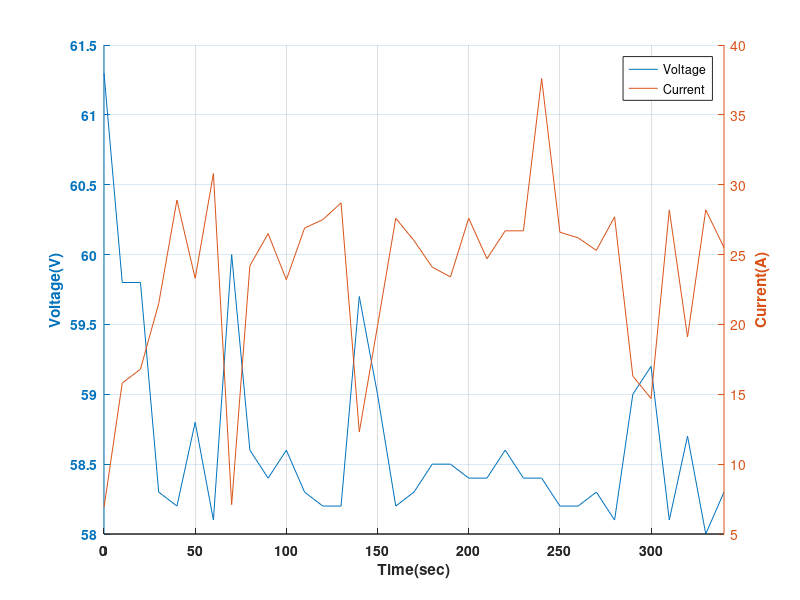

The MATLAB source for this figure:
clc;
clear all;
close all;
voltage = [61.3 59.8 59.8 58.3 58.2 58.8 58.1 60 58.6 58.4 58.6 58.3 58.2 58.2 59.7 59 58.2 58.3 58.5 58.5 58.4 58.4 58.6 58.4 58.4 58.2 58.2 58.3 58.1 59 59.2 58.1 58.7 58 58.3];
current = [6.9 15.8 16.8 21.5 28.9 23.3 30.8 7.1 24.2 26.5 23.2 26.9 27.5 28.7 12.3 19.9 27.6 26.0 24.1 23.4 27.6 24.7 26.7 26.7 37.6 26.6 26.2 25.3 27.7 16.3 14.7 28.2 19.1 28.2 25.5];
time = 0:10:340;
hold on
%figure(1)
%plot(time,voltage,time,current,'linewidth',2),xlabel('Time(sec)','FontWeight','bold'),ylabel('Voltage(V)','FontWeight','bold'),grid on,title('Voltage vs Time ','FontWeight','bold'),set(gca,'FontWeight','bold')
[ax,p1,p2] = plotyy(time,voltage,time,current,'plot'),grid on
legend('Voltage', 'Current')

xlabel(ax(1),'Time(sec)','FontWeight','bold'),set(gca,'FontWeight','bold') % label x-axis
ylabel(ax(1),'Voltage(V)','FontWeight','bold'),set(gca,'FontWeight','bold') % label left y-axis
ylabel(ax(2),'Current(A)','FontWeight','bold'),set(gca,'FontWeight','bold')